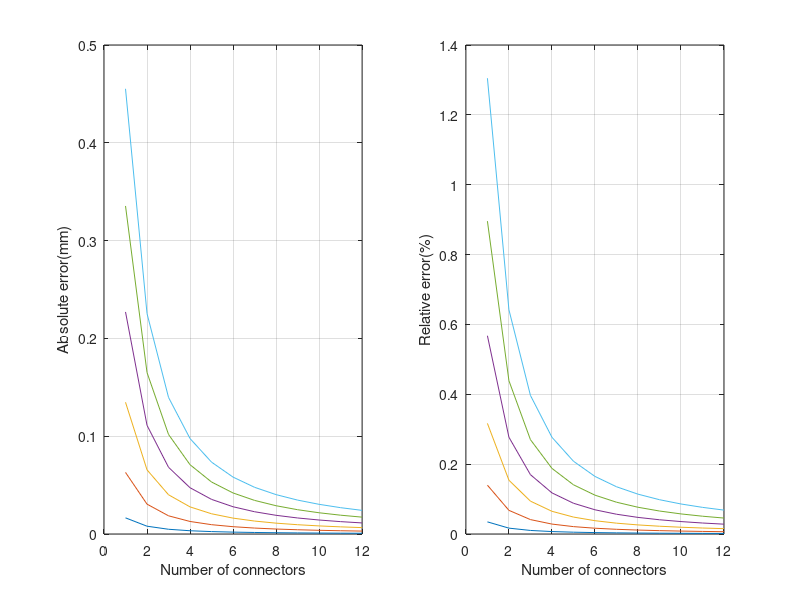

MATLAB code for this plot:
clear;clc;
%% Parameter Define
%%%%%%%%%%%%%%%%%%%%%%%%%%%%%%%%%%%%%%%%%%%%%%%%%%%%%%%%%%%%%%%%%%%%%%%%%%%
% Sr: the arc length of the bending curve                                 %
% r:  the distance between the central axis of the cable guiding hole on  %
%     the connector and the central axis of the connector                 %
% d:  the thickness of the cross-shaped sheet                             %
% R1: the radius of the bending curve                                     %
% l1: the ideal length of the driving cable 1 between the bottom plane    %
%     of the upper connector and the top plane of the lower connector     %
% Ea: the absolute error                                                  %
% Er: the relative error                                                  %
%%%%%%%%%%%%%%%%%%%%%%%%%%%%%%%%%%%%%%%%%%%%%%%%%%%%%%%%%%%%%%%%%%%%%%%%%%% 
length_mm=100;
Sr=0.5*length_mm; 
r=0.14*length_mm; 
d=0.015*length_mm; 
%% Assumption Calculation
for n=1:1:12 % Assume the number of the connectors is n
    for i = 1:1:6
        alpha1=i*10*pi/180;
        R1=Sr/alpha1; 
        S1=(R1-r)*alpha1; 
        l1=2*(n+1)*(R1-r)*sin( ...
            alpha1/(2*(n+1)))-(n+1)*((n*d/(n+1))/sin((pi-alpha1/(n+1))/2 ...
            )-n*d/(n+1));
        % calculate absolute error
        E(i).Ea(n,1) = S1-l1; 
        %E(i).Ea(n,2) = n;
        % calculate relative error 
        E(i).Er(n,1) = (E(i).Ea(n,1)/l1)*100;  
        %E(i).Er(n,2) = n;
    end
end
%% Figure Plot
figure;
subplot(1,2,1);
for i = 1:1:6
    plot(E(i).Ea);
    hold on;
end
xlabel('Number of connectors');
ylabel('Absolute error(mm)');
grid on;
subplot(1,2,2);
for i = 1:1:6
    plot(E(i).Er);
    hold on;
end
xlabel('Number of connectors');
ylabel('Relative error(%)');
grid on;
    
